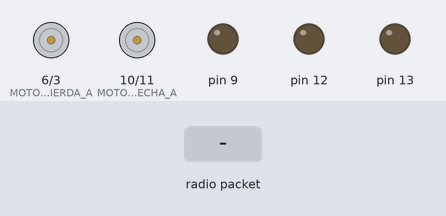
A sketch run on a simulated Arduino Uno, built with avr-gcc and run on an emulated ATmega328P. Shown: motor-driver pin pairs drawn as motors (green arrow = first pin HIGH = forward, orange = second pin HIGH = backward, longer = more drive), output pins drawn as LEDs (lit = HIGH). Inputs (shaded band) come from the test bench. No radio packets arrive unless stated.

Above: at 1.2 s.
1.3 s: radio packet "1" arrives
At 2.1 s:
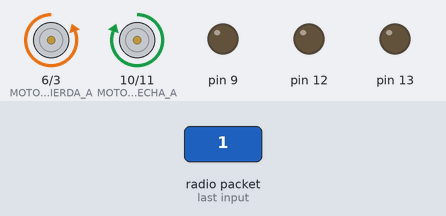
Timing chart, 0 to 4.3 s (numbered marks = the images above; inputs shaded):
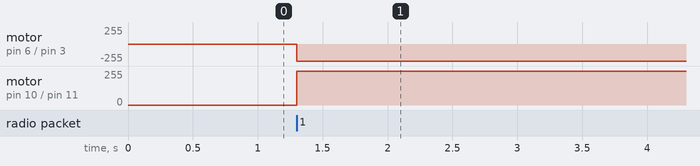

Measured:
- after the input at 1.3 s, motor on pin 6 (MOTOR_IZQUIERDA_A) / pin 3 (MOTOR_IZQUIERDA_B): stopped → backward 255/255 at once; motor on pin 10 (MOTOR_DERECHA_A) / pin 11 (MOTOR_DERECHA_B): stopped → forward 255/255 at once

The sketch:

robot.ino
```cpp
#include <VirtualWire.h>

char message[VW_MAX_MESSAGE_LEN];        // a buffer to store the incoming messages
byte messageLength = VW_MAX_MESSAGE_LEN; // the size of the message
byte velocidad, giro;

// Pines para motores
#define MOTOR_IZQUIERDA_A 6
#define MOTOR_IZQUIERDA_B 3
#define MOTOR_DERECHA_A 10
#define MOTOR_DERECHA_B 11

void setup()
{
  Serial.begin(9600);
  pinMode(MOTOR_IZQUIERDA_A, OUTPUT);
  pinMode(MOTOR_IZQUIERDA_B, OUTPUT);
  pinMode(MOTOR_DERECHA_A, OUTPUT);
  pinMode(MOTOR_DERECHA_B, OUTPUT);
  pinMode(13, OUTPUT);
  pinMode(12, OUTPUT);
  pinMode(9, OUTPUT);

  vw_setup(2000); // Bits per sec
  vw_set_rx_pin(7);
  vw_rx_start(); // Start the receiver

  velocidad = 0;
  giro = 0;
  digitalWrite(MOTOR_DERECHA_A, LOW);
  digitalWrite(MOTOR_DERECHA_B, LOW);
  digitalWrite(MOTOR_IZQUIERDA_A, LOW);
  digitalWrite(MOTOR_IZQUIERDA_B, LOW);
}

void loop()
{
  if (vw_get_message(message, &messageLength)) // Non-blocking
  {
    velocidad = (uint8_t)message[0];
    giro = (uint8_t)message[1];
    if (velocidad > 220){
      // REVERSA
      digitalWrite(MOTOR_DERECHA_A, LOW);
      digitalWrite(MOTOR_DERECHA_B, HIGH);
      digitalWrite(MOTOR_IZQUIERDA_A, LOW);
      digitalWrite(MOTOR_IZQUIERDA_B, HIGH);
    }
    // DERECHA
    else if (giro < 160) {
      analogWrite(MOTOR_DERECHA_B, LOW);
      analogWrite(MOTOR_DERECHA_A, 255);
      analogWrite(MOTOR_IZQUIERDA_B, 255);
      analogWrite(MOTOR_IZQUIERDA_A, LOW);
    }
    // IZQUIERDA
    else if(giro > 200){
      analogWrite(MOTOR_DERECHA_B, 255);
      analogWrite(MOTOR_DERECHA_A, LOW);
      analogWrite(MOTOR_IZQUIERDA_B, LOW);
      analogWrite(MOTOR_IZQUIERDA_A, 255);
    }
    // FRENTE
    else if(velocidad < 160) {
      analogWrite(MOTOR_DERECHA_A, 255);
      analogWrite(MOTOR_DERECHA_B, LOW);
      analogWrite(MOTOR_IZQUIERDA_A, 220);
      analogWrite(MOTOR_IZQUIERDA_B, LOW);
    }
    else{
      // FRENAR
      digitalWrite(MOTOR_DERECHA_A, LOW);
      digitalWrite(MOTOR_DERECHA_B, LOW);
      digitalWrite(MOTOR_IZQUIERDA_A, LOW);
      digitalWrite(MOTOR_IZQUIERDA_B, LOW);
    }
  }
}
```
